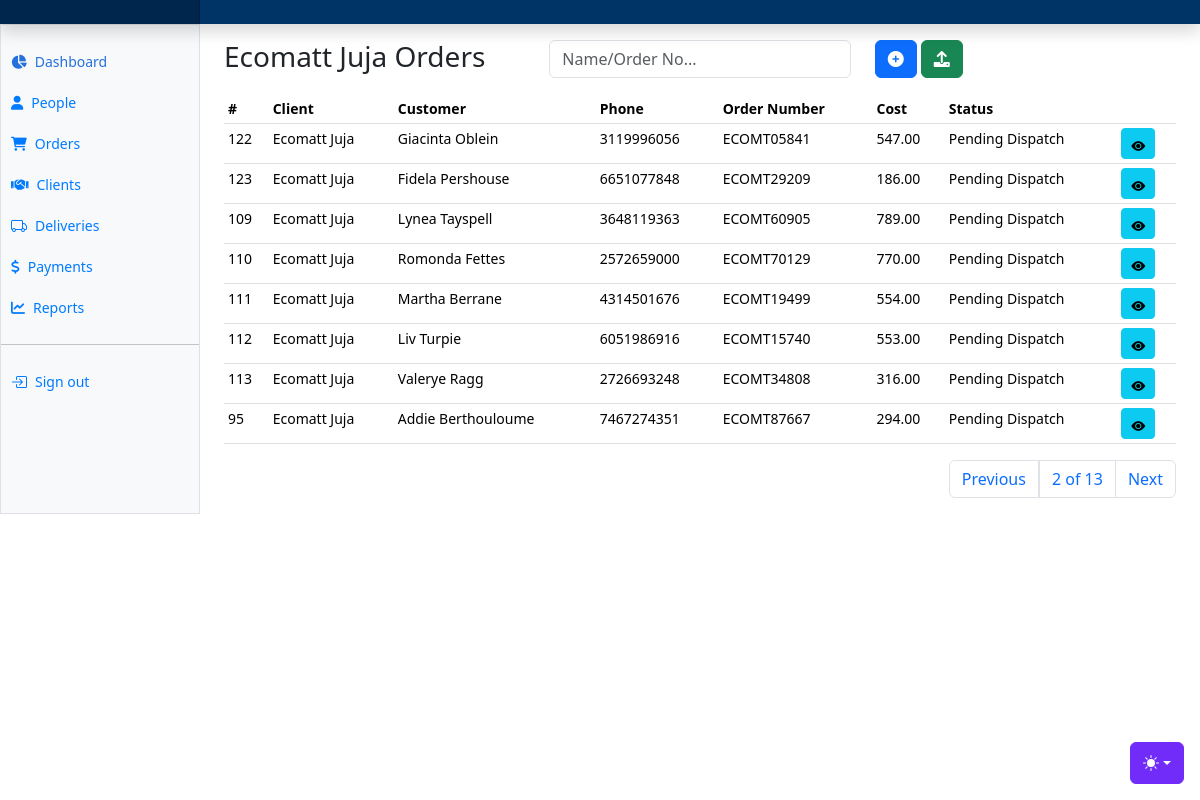
/clients/client-orders/2/?page=2 (signed in), run on the app's committed database.
### apps/clients/models.py (models this page shows, shortened)
class Client(AbstractBaseModel):
    client_uuid = models.UUIDField(default=uuid.uuid4())
    tenant = models.ForeignKey("tenants.Tenant", on_delete=models.CASCADE)
    name = models.CharField(max_length=255)
    phone_number = models.CharField(max_length=255)
    email = models.EmailField(null=True)
    website = models.CharField(max_length=255, null=True)
    address = models.CharField(max_length=255)
    town = models.CharField(max_length=255)
    country = models.CharField(max_length=255)
    def __str__(self):
        return self.name

class Order(AbstractBaseModel):
    tenant = models.ForeignKey("tenants.Tenant", on_delete=models.CASCADE)
    client = models.ForeignKey(Client, on_delete=models.CASCADE, related_name="clientorders")
    order_number = models.CharField(max_length=255)
    customer_name = models.CharField(max_length=255)
    customer_phone = models.CharField(max_length=255)
    customer_location = models.JSONField(null=True)
    customer_address = models.CharField(max_length=500)
    order_status = models.CharField(
        max_length=255, choices=ORDER_STATUSES, default="Pending Dispatch"
    )
    delivery_cost = models.DecimalField(max_digits=100, decimal_places=2, default=0)
    delivery_urgency = models.CharField(max_length=255, null=True)
    additional_details = models.JSONField(default=dict)

### apps/clients/views.py (the view)
# urls.py: path("client-orders/<int:id>/", client_orders, name="client-orders"),
@login_required(login_url="/users/login")
def client_orders(request, id):
    client = Client.objects.get(id=id)
    orders = client.clientorders.all().order_by("-created")
    paginator = Paginator(orders, 8)
    page_number = request.GET.get("page")
    page_obj = paginator.get_page(page_number)
    context = {"page_obj": page_obj, "client": client}
    return render(request, "orders/client_orders.html", context)

### templates/orders/client_orders.html (shortened to what this page needs)
{% extends "base.html" %}
{% block content %}
<div class="row">
    <div class="col-md-4">
        <h3>{{client.name}} Orders</h3>
    </div>
    <div class="col-md-4">
      <form method="POST">
        <div class="input-group mb-3">
            <div class="col">
              <input type="text" class="form-control" name="search_text" id="search_text" placeholder="Name/Order No...">
            </div>
          </div>
      </form>
    </div>
    <div class="col-md-4">
      <button class="btn btn-primary" data-bs-toggle="modal" data-bs-target="#newOrderModal"><li class="fas fa-plus-circle"></li></button>
      <button class="btn btn-success" data-bs-toggle="modal" data-bs-target="#uploadOrdersModal"><li class="fas fa-upload"></li></button>
    </div>
</div>
      <div class="table-responsive small">
        <table class="table table-sm">
          <thead>
            <tr>
              <th scope="col">#</th>
              <th scope="col">Client</th>
              <th scope="col">Customer</th>
              <th scope="col">Phone</th>
              <th scope="col">Order Number</th>
              <th scope="col">Cost</th>
              <th scope="col">Status</th>
              <th scope="col"></th>
            </tr>
          </thead>
          <tbody>
            {% for order in page_obj %}
            <tr>
              <td>{{order.id}}</td>
              <td>{{order.client}}</td>
              <td>{{order.customer_name}}</td>
              <td>{{order.customer_phone}}</td>
              <td>{{order.order_number}}</td>
              <td>{{order.delivery_cost}}</td>
              <td>{{order.order_status}}</td>
              <td>
                <a href="" class="btn btn-info btn-sm" data-bs-toggle="modal" data-bs-target="#orderDetailsModal{{ order.id }}"><i class="bi bi-eye-fill"></i></a>
              </td>
            </tr>
            {% endfor %}
          </tbody>
        </table>
        <div>
          <nav aria-label="Page navigation example">
            <ul class="pagination justify-content-end">
              {% if page_obj.has_previous %}
                <li class="page-item"><a class="page-link" href="?page={{ page_obj.previous_page_number }}">Previous</a></li>
              {% endif %}
              <a class="page-link" href="#">{{ page_obj.number }} of {{ page_obj.paginator.num_pages }}</a>
              {% if page_obj.has_next %}
              <li class="page-item"><a class="page-link" href="?page={{ page_obj.next_page_number }}">Next</a></li>
              {% endif %}
            </ul>
          </nav>
        </div>
      </div>
{% endblock content %}

### static/dashboard.css (style rules this page uses)
.bi { display: inline-block; width: 1rem; height: 1rem; }

### templates/base.html (style rules this page uses)
.bi { vertical-align: -.125em; fill: currentColor; }

### data on the page
Client: name "Ecomatt Juja"
Order: id "122", client "Ecomatt Juja", customer_name "Giacinta Oblein", customer_phone "3119996056", order_number "ECOMT05841", delivery_cost "547.00", order_status "Pending Dispatch"
Order: id "123", client "Ecomatt Juja", customer_name "Fidela Pershouse", customer_phone "6651077848", order_number "ECOMT29209", delivery_cost "186.00", order_status "Pending Dispatch"
Order: id "109", client "Ecomatt Juja", customer_name "Lynea Tayspell", customer_phone "3648119363", order_number "ECOMT60905", delivery_cost "789.00", order_status "Pending Dispatch"
Order: id "110", client "Ecomatt Juja", customer_name "Romonda Fettes", customer_phone "2572659000", order_number "ECOMT70129", delivery_cost "770.00", order_status "Pending Dispatch"
Order: id "111", client "Ecomatt Juja", customer_name "Martha Berrane", customer_phone "4314501676", order_number "ECOMT19499", delivery_cost "554.00", order_status "Pending Dispatch"
Order: id "112", client "Ecomatt Juja", customer_name "Liv Turpie", customer_phone "6051986916", order_number "ECOMT15740", delivery_cost "553.00", order_status "Pending Dispatch"
Order: id "113", client "Ecomatt Juja", customer_name "Valerye Ragg", customer_phone "2726693248", order_number "ECOMT34808", delivery_cost "316.00", order_status "Pending Dispatch"
Order: id "95", client "Ecomatt Juja", customer_name "Addie Berthouloume", customer_phone "7467274351", order_number "ECOMT87667", delivery_cost "294.00", order_status "Pending Dispatch"

### other printed values
{{ page_obj.number }} "2"
{{ page_obj.paginator.num_pages }} "13"
